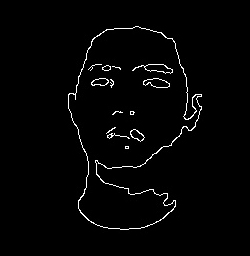
#> input picture python/class-challenges/assets/imgs/eGaIy.jpg, 250 x 256 px, found by its file name
$ python connecte_components.py
#> lines starting #> are read from the running program, lines starting #| are printed output that depends on the picture; after the words box and inside, x2 and y2 are one past the last pixel; in counts of white or black regions, pixels touching at a corner belong together
### python/class-challenges/samples/get_path_assests_folder.py
""" SCRIPT TO GET ASSETS FOLDER BASED ON REPOSITORY STRUCTURE """
# Made by https://github.com/san99tiago

# Built-int imports
import os


def get_assets_folder_path():
    # Assets folder is located 2 directories up (double parent dir)
    COMPUTER_VISION_FOLDER = os.path.abspath(
        os.path.join(
            os.path.join(
                os.path.dirname(__file__), os.path.pardir
            ), os.path.pardir
        )
    )

    ASSETS_FOLDER_PATH = os.path.abspath(
        os.path.join(COMPUTER_VISION_FOLDER, "assets")
    )
    return ASSETS_FOLDER_PATH


# [2 lines that do not run on import are left out]

### python/class-challenges/samples/connecte_components.py
# Built-int imports
import os

# External imports
import cv2 as cv
import numpy as np

# My Own imports
import get_path_assests_folder as gpaf

# Get assets folder in repo for the samples
ASSETS_FOLDER = gpaf.get_assets_folder_path()

image_relative_path = os.path.join(
        ASSETS_FOLDER, "imgs", "eGaIy.jpg")

img = cv.imread(image_relative_path, 0)
#> img is the input picture: shape (256, 250); min 0, max 255, mean 5.1
img = cv.threshold(img, 127, 255, cv.THRESH_BINARY)[1]  # ensure binary
#> img: shape (256, 250); 2% white in thin lines or dots, all inside (x1, y1, x2, y2) = (68, 26, 202, 230)
print(img.shape)
#| (256, 250)
num_labels, labels_im = cv.connectedComponents(img)
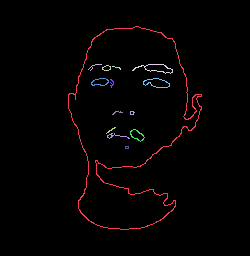
#> labels_im: shape (256, 250) int32; 15 distinct labels, from 0 to 14; one colour per label, 0 black
#> num_labels = 15

def imshow_components(labels):
    # Map component labels to hue val
    label_hue = np.uint8(179*labels/np.max(labels))
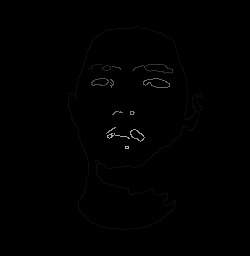
#> label_hue: shape (256, 250); min 0, max 179, mean 0.8
    print(label_hue.shape)
#| (256, 250)
    blank_ch = 255*np.ones_like(label_hue)
    print(blank_ch.shape)
#| (256, 250)
    labeled_img = cv.merge([label_hue, blank_ch, blank_ch])
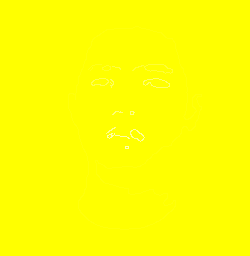
#> labeled_img: shape (256, 250, 3); mean of channels 0, 1, 2 0.8, 255, 255; drawn as B, G, R

    # cvt to BGR for display
    labeled_img = cv.cvtColor(labeled_img, cv.COLOR_HSV2BGR)
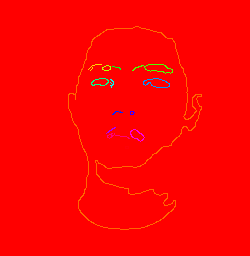
#> labeled_img: shape (256, 250, 3); mean B, G, R 0.8, 2.3, 254.1

    # set bg label to black
    labeled_img[label_hue==0] = 0
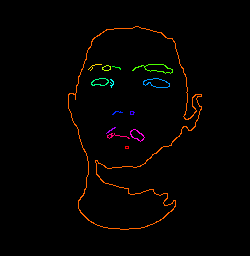
#> labeled_img: shape (256, 250, 3); mean B, G, R 0.8, 2.3, 4.1

    cv.imshow('labeled.png', labeled_img)
    cv.waitKey()

imshow_components(labels_im)

$ run again, with python/class-challenges/assets/imgs/key.png saved as python/class-challenges/assets/imgs/eGaIy.jpg
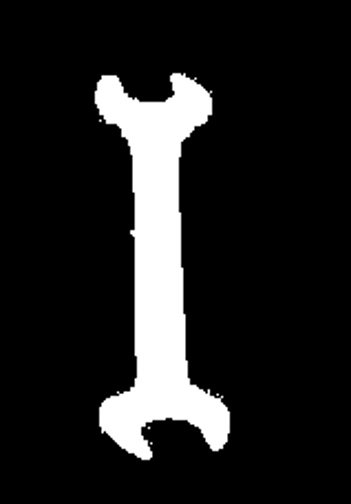
#> input picture python/class-challenges/assets/imgs/key.png, 351 x 504 px, found by its file name
#> img is the input picture: shape (504, 351); min 0, max 255, mean 33.1
#> img: shape (504, 351); 12.9% white; 5 white regions (4 under 20 px), largest, box (x1, y1, x2, y2) and area: (95, 73, 230, 460) 22890
#| (504, 351)
#> `num_labels, labels_im = cv.connectedComponents(img)`:
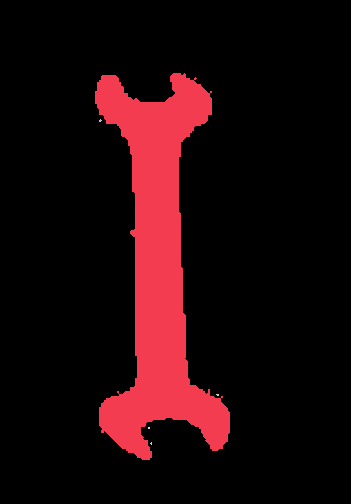
#> labels_im: shape (504, 351) int32; 6 distinct labels, from 0 to 5; one colour per label, 0 black
#> num_labels = 6
#| (504, 351)
#| (504, 351)
#> in imshow_components, `labeled_img[label_hue==0] = 0`:
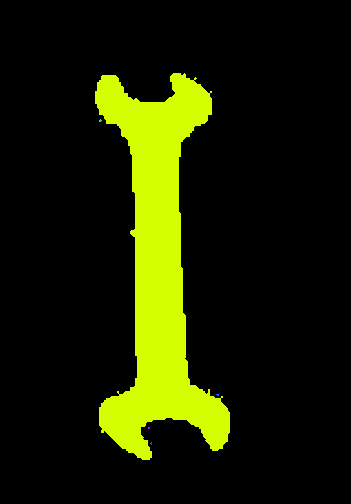
#> labeled_img: shape (504, 351, 3); mean B, G, R 0, 33, 27.4
